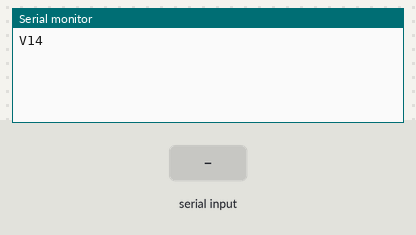
This sketch was run on a simulated Arduino Uno, built with avr-gcc and run on an emulated ATmega328P. Parts: the last lines printed to the serial monitor. Inputs (shaded band) come from the test bench.

Above: at 1.2 s.
1.3 s: "1" received over Serial
At 2.2 s:
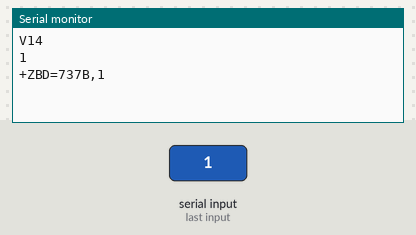
3.0 s: "0" received over Serial
At 4.3 s:
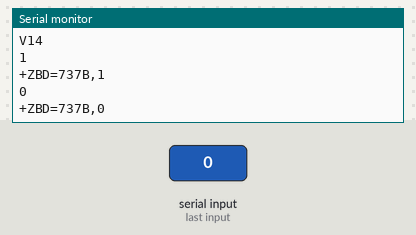
4.5 s: "2" received over Serial
At 6.4 s:
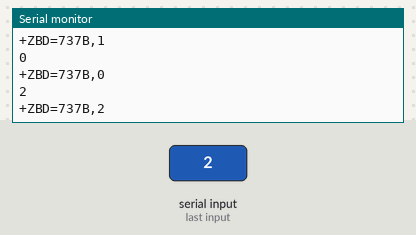

The sketch:

heater_coordinator.ino
```cpp
#include <SoftwareSerial.h>

SoftwareSerial zSerial(2, 3);

//String serialData = "";

String address_h1 = "737B";

void send(String address, String cmd)
{
    String msg = "+ZBD=" + address + "," + cmd;
    zSerial.println(msg);
    Serial.println(msg);
    delay(500);
}

void setup()
{
    Serial.begin(9600);
    zSerial.begin(9600);
    Serial.println("V14");
}

void loop()
{
/*
  serialData = "";
  while (zSerial.available() > 0)
  {
    char c = char(zSerial.read());
    delay(2);
    if (c == '\n' || c == '\t' || c == ' ' || c == '\r')
    {
      break;
    }
    else
    {
      serialData += c;
    }
  }

  if (serialData.length() > 0 && address.length() == 0)
  {
    Serial.println(serialData);
    int indexOfZBC = serialData.indexOf("ZBC");
    if (indexOfZBC > 0)
    {
      address = serialData.substring(indexOfZBC + 7, indexOfZBC + 11);
    }
  }
*/
    String serialCmd = "";

    while (Serial.available() > 0)
    {
        serialCmd += char(Serial.read());
        delay(2);
    }

    if (serialCmd.length() > 0)
    {
        Serial.println(serialCmd);
    }

    if (serialCmd.length() > 0)
    {
        send(address_h1, serialCmd);
        delay(1000);
    }

    serialCmd = "";
    delay(500);
}
```

Measured:
- after the input at 1.3 s, the serial monitor: prints a new line after 0.20 s (image 1)
- after the input at 3.0 s, the serial monitor: prints a new line after 0.52 s (image 2)
- after the input at 4.5 s, the serial monitor: prints a new line after 1.0 s (image 3)
